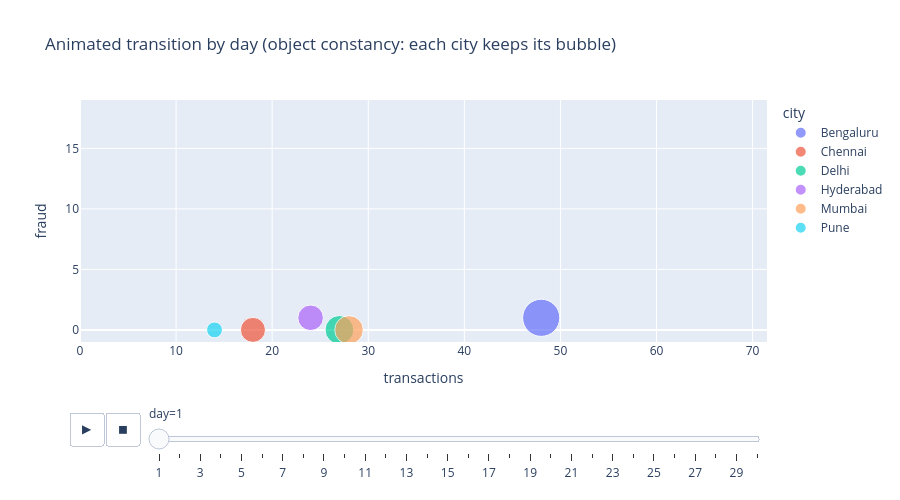

The code cell stored with this chart in its notebook:
### Markdown cell above
## 12. Animated Transitions  *(Slide 25)*

**What:** Animated transitions interpolate marks from an old state to a new one instead of a jump cut, preserving **object
constancy** (the viewer keeps track of which mark is which). Heer & Robertson (2007): they help — as long as the amount of
simultaneous change stays limited.

**Why:** Below, one bubble per city, moving day by day (press ▶ or drag the slider): x = transactions, y = confirmed fraud.
Because each city glides rather than jumps, Pune's excursion on days 18–20 is easy to follow.

### Code cell
daily = tx.groupby(["day", "city"]).agg(transactions=("txn_id", "size"), fraud=("is_fraud", "sum"),
                                        volume_inr=("amount_inr", "sum")).reset_index()
fig = px.scatter(daily, x="transactions", y="fraud", size="volume_inr", color="city", animation_frame="day",
                 animation_group="city", range_x=[0, daily.transactions.max() * 1.1], range_y=[-1, daily.fraud.max() + 2],
                 size_max=40, title="Animated transition by day (object constancy: each city keeps its bubble)", height=500)
fig.layout.updatemenus[0].buttons[0].args[1]["frame"]["duration"] = 600
fig.layout.updatemenus[0].buttons[0].args[1]["transition"]["duration"] = 450
fig.show()

### Figure 1 — Plotly figure (JSON) as saved in the notebook; plotly's stock layout.template omitted (floating-point values rounded to 4 significant figures)
{"data": [{"hovertemplate": "city=Bengaluru<br>day=1<br>transactions=%{x}<br>fraud=%{y}<br>volume_inr=%{marker.size}<extra></extra>", "ids": ["Bengaluru"], "legendgroup": "Bengaluru", "marker": {"color": "#636efa", "size": [152500.0], "sizemode": "area", "sizeref": 220.6, "symbol": "circle"}, "mode": "markers", "name": "Bengaluru", "orientation": "v", "showlegend": true, "type": "scatter", "x": [48], "xaxis": "x", "y": [1], "yaxis": "y"}, {"hovertemplate": "city=Chennai<br>day=1<br>transactions=%{x}<br>fraud=%{y}<br>volume_inr=%{marker.size}<extra></extra>", "ids": ["Chennai"], "legendgroup": "Chennai", "marker": {"color": "#EF553B", "size": [69430.0], "sizemode": "area", "sizeref": 220.6, "symbol": "circle"}, "mode": "markers", "name": "Chennai", "orientation": "v", "showlegend": true, "type": "scatter", "x": [18], "xaxis": "x", "y": [0], "yaxis": "y"}, {"hovertemplate": "city=Delhi<br>day=1<br>transactions=%{x}<br>fraud=%{y}<br>volume_inr=%{marker.size}<extra></extra>", "ids": ["Delhi"], "legendgroup": "Delhi", "marker": {"color": "#00cc96", "size": [91390.0], "sizemode": "area", "sizeref": 220.6, "symbol": "circle"}, "mode": "markers", "name": "Delhi", "orientation": "v", "showlegend": true, "type": "scatter", "x": [27], "xaxis": "x", "y": [0], "yaxis": "y"}, {"hovertemplate": "city=Hyderabad<br>day=1<br>transactions=%{x}<br>fraud=%{y}<br>volume_inr=%{marker.size}<extra></extra>", "ids": ["Hyderabad"], "legendgroup": "Hyderabad", "marker": {"color": "#ab63fa", "size": [72120.0], "sizemode": "area", "sizeref": 220.6, "symbol": "circle"}, "mode": "markers", "name": "Hyderabad", "orientation": "v", "showlegend": true, "type": "scatter", "x": [24], "xaxis": "x", "y": [1], "yaxis": "y"}, {"hovertemplate": "city=Mumbai<br>day=1<br>transactions=%{x}<br>fraud=%{y}<br>volume_inr=%{marker.size}<extra></extra>", "ids": ["Mumbai"], "legendgroup": "Mumbai", "marker": {"color": "#FFA15A", "size": [89800.0], "sizemode": "area", "sizeref": 220.6, "symbol": "circle"}, "mode": "markers", "name": "Mumbai", "orientation": "v", "showlegend": true, "type": "scatter", "x": [28], "xaxis": "x", "y": [0], "yaxis": "y"}, {"hovertemplate": "city=Pune<br>day=1<br>transactions=%{x}<br>fraud=%{y}<br>volume_inr=%{marker.size}<extra></extra>", "ids": ["Pune"], "legendgroup": "Pune", "marker": {"color": "#19d3f3", "size": [27880.0], "sizemode": "area", "sizeref": 220.6, "symbol": "circle"}, "mode": "markers", "name": "Pune", "orientation": "v", "showlegend": true, "type": "scatter", "x": [14], "xaxis": "x", "y": [0], "yaxis": "y"}], "layout": {"height": 500, "legend": {"itemsizing": "constant", "title": {"text": "city"}, "tracegroupgap": 0}, "sliders": [{"active": 0, "currentvalue": {"prefix": "day="}, "len": 0.9, "pad": {"b": 10, "t": 60}, "steps": [{"args": [["1"], {"frame": {"duration": 0, "redraw": false}, "fromcurrent": true, "mode": "immediate", "transition": {"duration": 0, "easing": "linear"}}], "label": "1", "method": "animate"}, {"args": [["2"], {"frame": {"duration": 0, "redraw": false}, "fromcurrent": true, "mode": "immediate", "transition": {"duration": 0, "easing": "linear"}}], "label": "2", "method": "animate"}, {"args": [["3"], {"frame": {"duration": 0, "redraw": false}, "fromcurrent": true, "mode": "immediate", "transition": {"duration": 0, "easing": "linear"}}], "label": "3", "method": "animate"}, {"args": [["4"], {"frame": {"duration": 0, "redraw": false}, "fromcurrent": true, "mode": "immediate", "transition": {"duration": 0, "easing": "linear"}}], "label": "4", "method": "animate"}, {"args": [["5"], {"frame": {"duration": 0, "redraw": false}, "fromcurrent": true, "mode": "immediate", "transition": {"duration": 0, "easing": "linear"}}], "label": "5", "method": "animate"}, {"args": [["6"], {"frame": {"duration": 0, "redraw": false}, "fromcurrent": true, "mode": "immediate", "transition": {"duration": 0, "easing": "linear"}}], "label": "6", "method": "animate"}, {"args": [["7"], {"frame": {"duration": 0, "redraw": false}, "fromcurrent": true, "mode": "immediate", "transition": {"duration": 0, "easing": "linear"}}], "label": "7", "method": "animate"}, {"args": [["8"], {"frame": {"duration": 0, "redraw": false}, "fromcurrent": true, "mode": "immediate", "transition": {"duration": 0, "easing": "linear"}}], "label": "8", "method": "animate"}, {"args": [["9"], {"frame": {"duration": 0, "redraw": false}, "fromcurrent": true, "mode": "immediate", "transition": {"duration": 0, "easing": "linear"}}], "label": "9", "method": "animate"}, {"args": [["10"], {"frame": {"duration": 0, "redraw": false}, "fromcurrent": true, "mode": "immediate", "transition": {"duration": 0, "easing": "linear"}}], "label": "10", "method": "animate"}, {"args": [["11"], {"frame": {"duration": 0, "redraw": false}, "fromcurrent": true, "mode": "immediate", "transition": {"duration": 0, "easing": "linear"}}], "label": "11", "method": "animate"}, {"args": [["12"], {"frame": {"duration": 0, "redraw": false}, "fromcurrent": true, "mode": "immediate", "transition": {"duration": 0, "easing": "linear"}}], "label": "12", "method": "animate"}, {"args": [["13"], {"frame": {"duration": 0, "redraw": false}, "fromcurrent": true, "mode": "immediate", "transition": {"duration": 0, "easing": "linear"}}], "label": "13", "method": "animate"}, {"args": [["14"], {"frame": {"duration": 0, "redraw": false}, "fromcurrent": true, "mode": "immediate", "transition": {"duration": 0, "easing": "linear"}}], "label": "14", "method": "animate"}, {"args": [["15"], {"frame": {"duration": 0, "redraw": false}, "fromcurrent": true, "mode": "immediate", "transition": {"duration": 0, "easing": "linear"}}], "label": "15", "method": "animate"}, {"args": [["16"], {"frame": {"duration": 0, "redraw": false}, "fromcurrent": true, "mode": "immediate", "transition": {"duration": 0, "easing": "linear"}}], "label": "16", "method": "animate"}, {"args": [["17"], {"frame": {"duration": 0, "redraw": false}, "fromcurrent": true, "mode": "immediate", "transition": {"duration": 0, "easing": "linear"}}], "label": "17", "method": "animate"}, {"args": [["18"], {"frame": {"duration": 0, "redraw": false}, "fromcurrent": true, "mode": "immediate", "transition": {"duration": 0, "easing": "linear"}}], "label": "18", "method": "animate"}, {"args": [["19"], {"frame": {"duration": 0, "redraw": false}, "fromcurrent": true, "mode": "immediate", "transition": {"duration": 0, "easing": "linear"}}], "label": "19", "method": "animate"}, {"args": [["20"], {"frame": {"duration": 0, "redraw": false}, "fromcurrent": true, "mode": "immediate", "transition": {"duration": 0, "easing": "linear"}}], "label": "20", "method": "animate"}, {"args": [["21"], {"frame": {"duration": 0, "redraw": false}, "fromcurrent": true, "mode": "immediate", "transition": {"duration": 0, "easing": "linear"}}], "label": "21", "method": "animate"}, {"args": [["22"], {"frame": {"duration": 0, "redraw": false}, "fromcurrent": true, "mode": "immediate", "transition": {"duration": 0, "easing": "linear"}}], "label": "22", "method": "animate"}, {"args": [["23"], {"frame": {"duration": 0, "redraw": false}, "fromcurrent": true, "mode": "immediate", "transition": {"duration": 0, "easing": "linear"}}], "label": "23", "method": "animate"}, {"args": [["24"], {"frame": {"duration": 0, "redraw": false}, "fromcurrent": true, "mode": "immediate", "transition": {"duration": 0, "easing": "linear"}}], "label": "24", "method": "animate"}, {"args": [["25"], {"frame": {"duration": 0, "redraw": false}, "fromcurrent": true, "mode": "immediate", "transition": {"duration": 0, "easing": "linear"}}], "label": "25", "method": "animate"}, {"args": [["26"], {"frame": {"duration": 0, "redraw": false}, "fromcurrent": true, "mode": "immediate", "transition": {"duration": 0, "easing": "linear"}}], "label": "26", "method": "animate"}, {"args": [["27"], {"frame": {"duration": 0, "redraw": false}, "fromcurrent": true, "mode": "immediate", "transition": {"duration": 0, "easing": "linear"}}], "label": "27", "method": "animate"}, {"args": [["28"], {"frame": {"duration": 0, "redraw": false}, "fromcurrent": true, "mode": "immediate", "transition": {"duration": 0, "easing": "linear"}}], "label": "28", "method": "animate"}, {"args": [["29"], {"frame": {"duration": 0, "redraw": false}, "fromcurrent": true, "mode": "immediate", "transition": {"duration": 0, "easing": "linear"}}], "label": "29", "method": "animate"}, {"args": [["30"], {"frame": {"duration": 0, "redraw": false}, "fromcurrent": true, "mode": "immediate", "transition": {"duration": 0, "easing": "linear"}}], "label": "30", "method": "animate"}], "x": 0.1, "xanchor": "left", "y": 0, "yanchor": "top"}], "title": {"text": "Animated transition by day (object constancy: each city keeps its bubble)"}, "updatemenus": [{"buttons": [{"args": [null, {"frame": {"duration": 600, "redraw": false}, "fromcurrent": true, "mode": "immediate", "transition": {"duration": 450, "easing": "linear"}}], "label": "&#9654;", "method": "animate"}, {"args": [[null], {"frame": {"duration": 0, "redraw": false}, "fromcurrent": true, "mode": "immediate", "transition": {"duration": 0, "easing": "linear"}}], "label": "&#9724;", "method": "animate"}], "direction": "left", "pad": {"r": 10, "t": 70}, "showactive": false, "type": "buttons", "x": 0.1, "xanchor": "right", "y": 0, "yanchor": "top"}], "xaxis": {"anchor": "y", "domain": [0, 1], "range": [0, 71.5], "title": {"text": "transactions"}}, "yaxis": {"anchor": "x", "domain": [0, 1], "range": [-1, 19], "title": {"text": "fraud"}}}}
